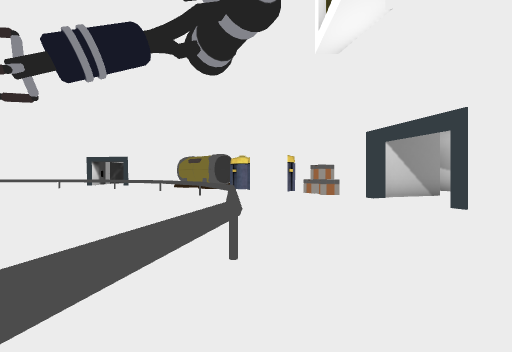
[1] (above)

24 first-person views from a walk through a Unity game level. The camera is 1.4 m above the floor, looks level and sees 90° across. The floor is counted in squares, 2 m on a side. Each view is taken from the middle of a square. On the plan, view 1 faces up. The plan holds only what a view shows up to about 9 squares ahead; the rest is blank. The place goes on beyond the plan. The player character is not drawn. Some animated figures are left out. Door leaves are left out, so doorways stand open. Some surface patterns are stand-ins.

[2]
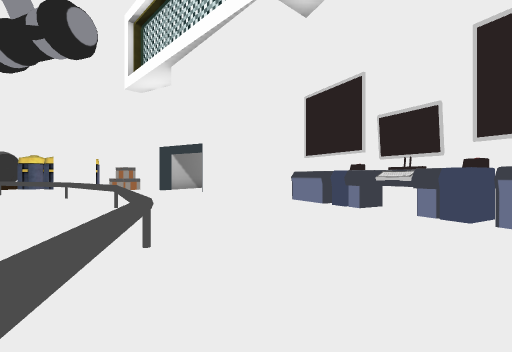

[3]
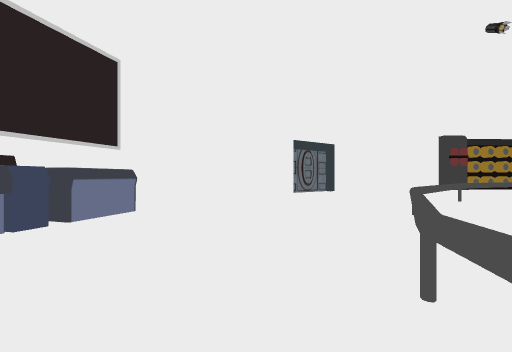

[4]
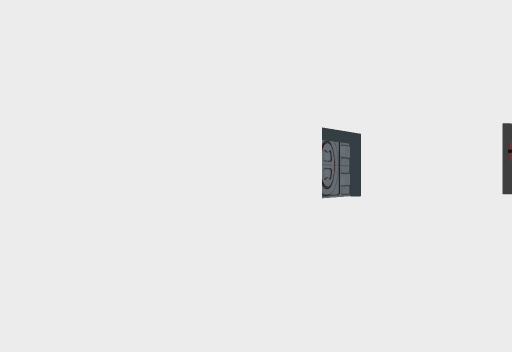

[5]
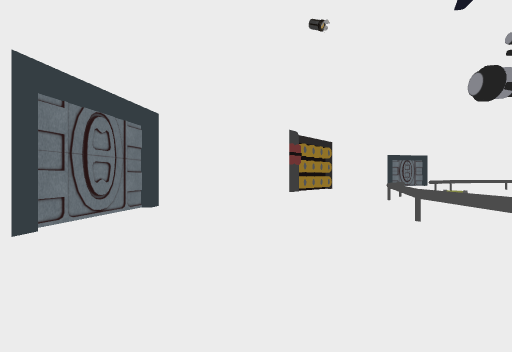

[6]
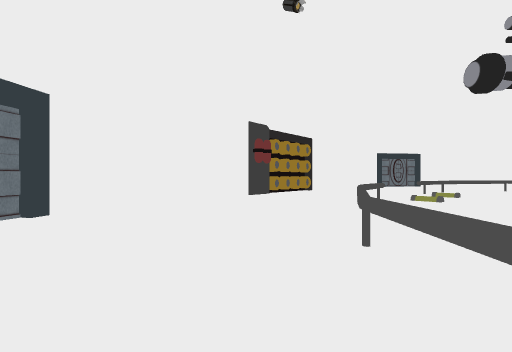

[7]
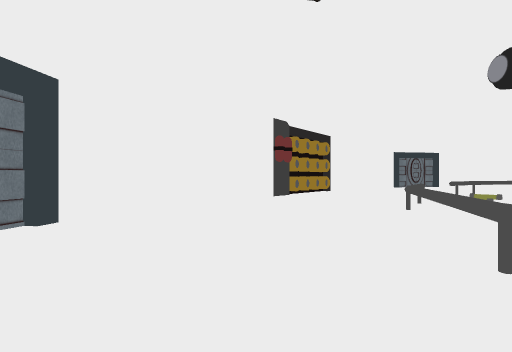

[8]
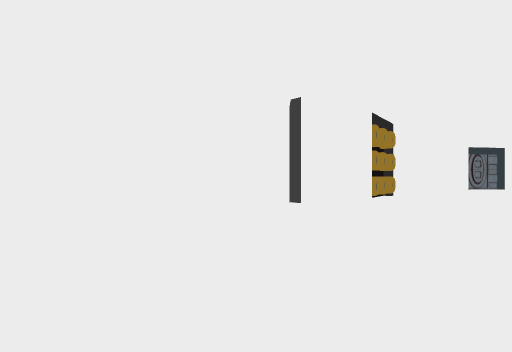

[9]
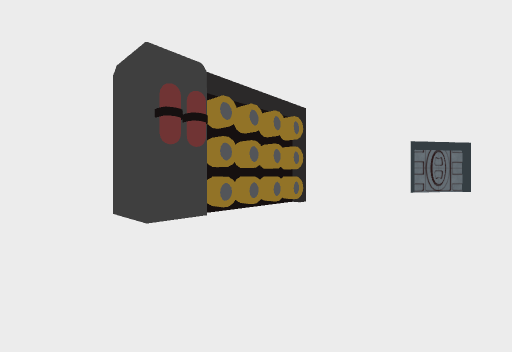

[10]
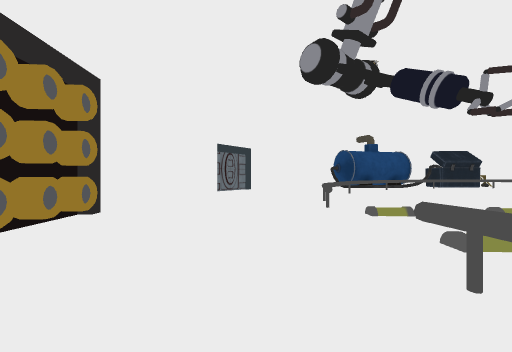

[11]
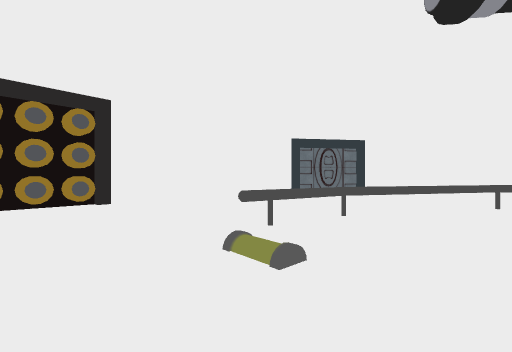

[12]
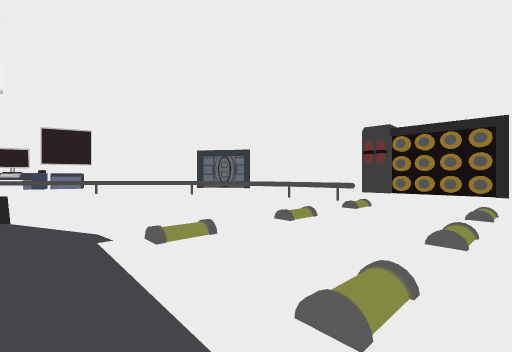

[13]
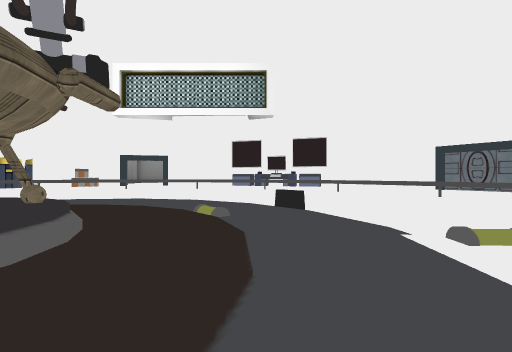

[14]
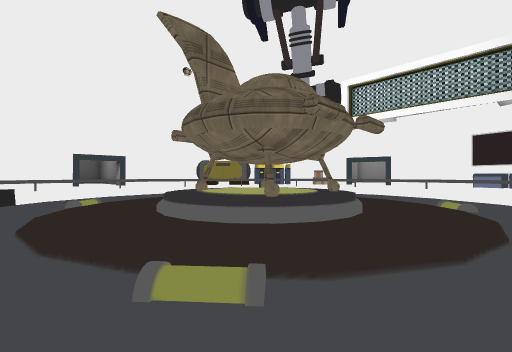

[15]
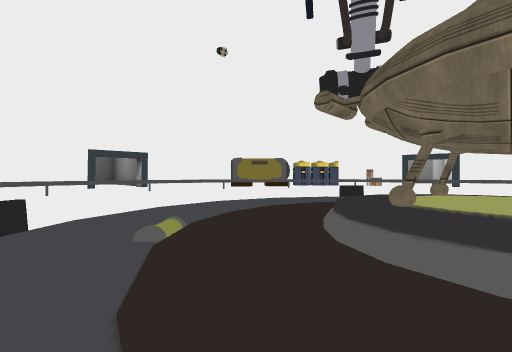

[16]
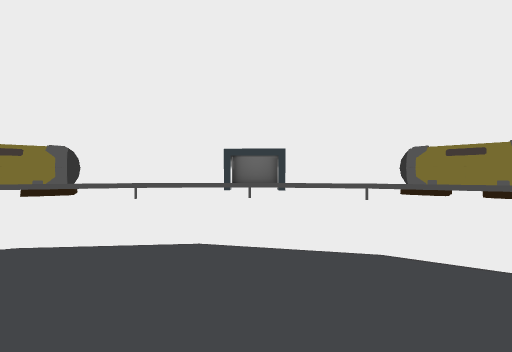

[17]
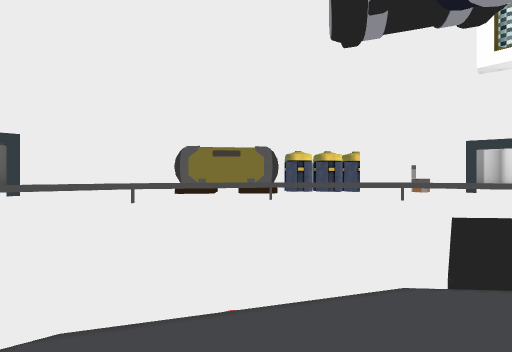

[18]
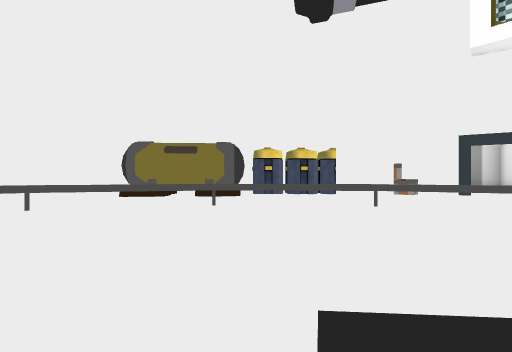

[19]
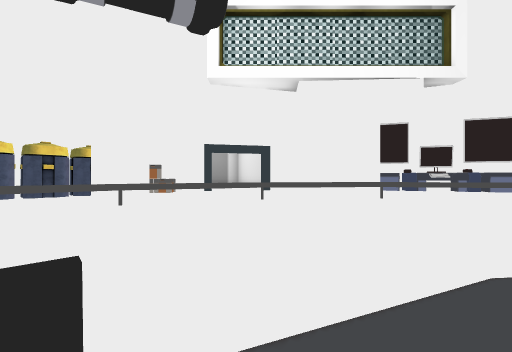

[20]
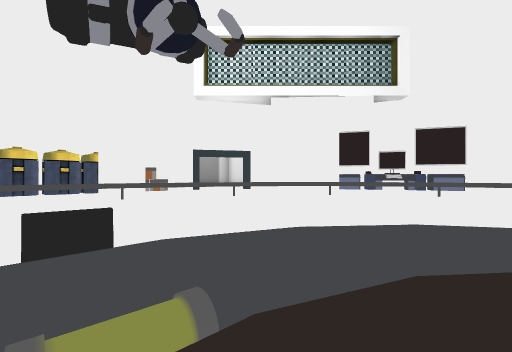

[21]
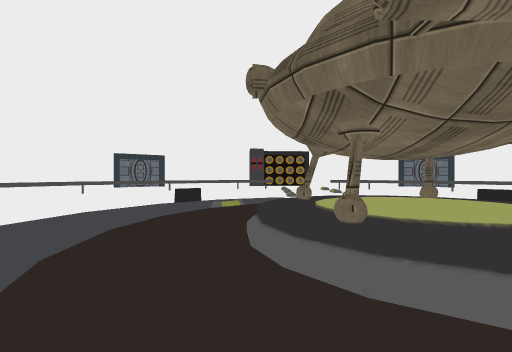

[22]
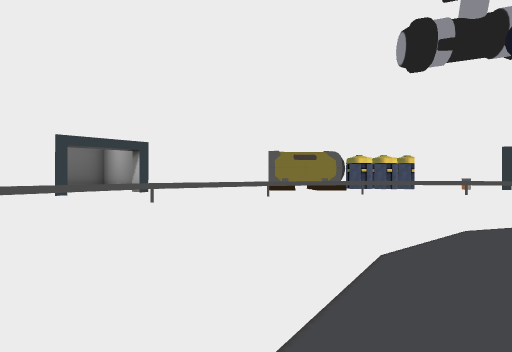

[23]
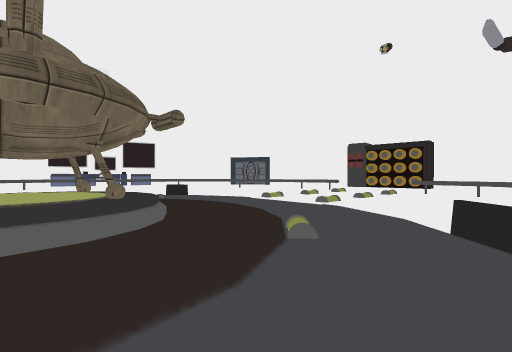

[24]
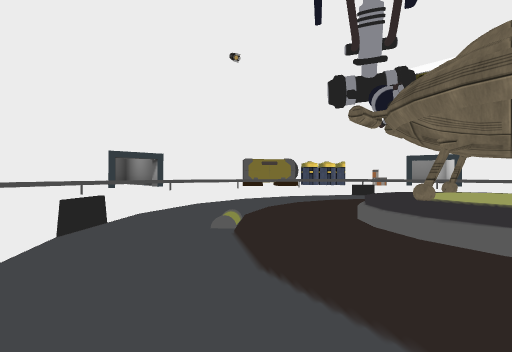

### Floor plan
Key: @ floor where view 1 was taken; # wall or solid block; x gap in a wall; . main floor; - floor 0.75 m lower than the main floor; _ floor 1.25 m lower than the main floor; / step, stairs or slope; = window, fence, low wall or low ledge; v drop or lower ground; O other object.
Columns run from 18 left of view 1 to 6 right of it. Each row starts with its distance up from view 1.
 20     ##
 19     ..  ####
 18     ... ....
 17     ........
 16     .......#####
 15 ...............##
 14 .===vvvvvv#.....####
 13 ===#--__---v=....###
 12  -_vvvvvvvv-==....##
 11  vv   vvvvvv_#=...##
 10            vv_#=..##
  9     vvvvv   vv_#=.....###
  8   vv.....vv  vv-v........
  7  v/......./=  vv-=......
  6  v.//..../.v  vv-v......
  5  ....///./..v vv_v.....#
  4  .../##=/...v  v_ =....
  3  .../# #/...v  v_ =...
  2  .../=##=...v  v_ =..#.
  1  ....##=....v  v-v...#.
  0  v.........v   v-v@...#
 -1  x.........v   v#=....##
 -2   vv......=   v-==....#
 -3     v..vv    v_#=....##
 -4     v..v    v_#=.....##
 -5     v..v   v_#==.....#
 -6  -_vv..vvv_-#==...#..#
 -7 ==#-=.._--#===...##..#
 -8 .===/..#====...... .##
 -9 .......===........ ##
-10 .................#
-11 ................OO
-12  ##.......##...#
-13  ...#####....###
-14 #..OO   #..###
-15 ###     ####

Positions as (right, up) in squares from view 1, and headings:
1: (0, 0), facing up
2: (-2, -4), facing up-right
3: (0, 0), facing down
4: (0, -3), facing down
5: (-1, -6), facing down-left
6: (-3, -6), facing down-left
7: (-3, -7), facing down-left
8: (-4, -10), facing down-left
9: (-8, -9), facing down-left
10: (-9, -10), facing left
11: (-12, -6), facing down-left
12: (-14, -2), facing down-right
13: (-14, -1), facing right
14: (-16, -1), facing up-right
15: (-16, 3), facing up-right
16: (-11, 6), facing up
17: (-10, 7), facing up-right
18: (-8, 7), facing up-right
19: (-8, 6), facing right
20: (-10, 5), facing right
21: (-10, 6), facing down
22: (-14, 8), facing up-right
23: (-17, 3), facing down-right
24: (-17, 3), facing up-right
